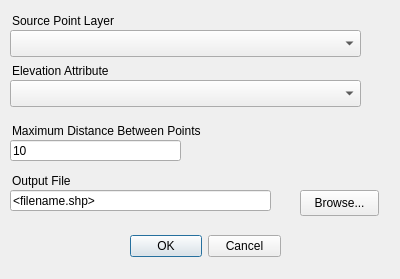
<?xml version="1.0" encoding="UTF-8"?>
<ui version="4.0">
 <class>coastalmeqgis_line_from_point</class>
 <widget class="QDialog" name="coastalmeqgis_line_from_point">
  <property name="geometry">
   <rect>
    <x>0</x>
    <y>0</y>
    <width>400</width>
    <height>279</height>
   </rect>
  </property>
  <property name="windowTitle">
   <string>Create Breakline from Points</string>
  </property>
  <widget class="QDialogButtonBox" name="buttonBox">
   <property name="geometry">
    <rect>
     <x>130</x>
     <y>230</y>
     <width>151</width>
     <height>32</height>
    </rect>
   </property>
   <property name="orientation">
    <enum>Qt::Horizontal</enum>
   </property>
   <property name="standardButtons">
    <set>QDialogButtonBox::Cancel|QDialogButtonBox::Ok</set>
   </property>
  </widget>
  <widget class="QLabel" name="label_1">
   <property name="geometry">
    <rect>
     <x>12</x>
     <y>10</y>
     <width>108</width>
     <height>22</height>
    </rect>
   </property>
   <property name="text">
    <string>Source Point Layer</string>
   </property>
  </widget>
  <widget class="QComboBox" name="sourcelayer">
   <property name="geometry">
    <rect>
     <x>10</x>
     <y>30</y>
     <width>351</width>
     <height>27</height>
    </rect>
   </property>
  </widget>
  <widget class="QLabel" name="label_4">
   <property name="geometry">
    <rect>
     <x>12</x>
     <y>170</y>
     <width>108</width>
     <height>22</height>
    </rect>
   </property>
   <property name="text">
    <string>Output File</string>
   </property>
  </widget>
  <widget class="QLineEdit" name="outfilename">
   <property name="geometry">
    <rect>
     <x>10</x>
     <y>190</y>
     <width>261</width>
     <height>21</height>
    </rect>
   </property>
   <property name="text">
    <string>&lt;filename.shp&gt;</string>
   </property>
   <property name="readOnly">
    <bool>false</bool>
   </property>
  </widget>
  <widget class="QPushButton" name="browseoutfile">
   <property name="geometry">
    <rect>
     <x>300</x>
     <y>190</y>
     <width>79</width>
     <height>26</height>
    </rect>
   </property>
   <property name="text">
    <string>Browse...</string>
   </property>
  </widget>
  <widget class="QLabel" name="label_2">
   <property name="geometry">
    <rect>
     <x>12</x>
     <y>120</y>
     <width>351</width>
     <height>22</height>
    </rect>
   </property>
   <property name="text">
    <string>Maximum Distance Between Points</string>
   </property>
  </widget>
  <widget class="QLineEdit" name="dmax">
   <property name="geometry">
    <rect>
     <x>10</x>
     <y>140</y>
     <width>171</width>
     <height>21</height>
    </rect>
   </property>
   <property name="text">
    <string>10</string>
   </property>
   <property name="readOnly">
    <bool>false</bool>
   </property>
  </widget>
  <widget class="QLabel" name="label_3">
   <property name="geometry">
    <rect>
     <x>12</x>
     <y>60</y>
     <width>108</width>
     <height>22</height>
    </rect>
   </property>
   <property name="text">
    <string>Elevation Attribute</string>
   </property>
  </widget>
  <widget class="QComboBox" name="elev_attr">
   <property name="geometry">
    <rect>
     <x>10</x>
     <y>80</y>
     <width>351</width>
     <height>27</height>
    </rect>
   </property>
  </widget>
 </widget>
 <resources/>
 <connections/>
</ui>
